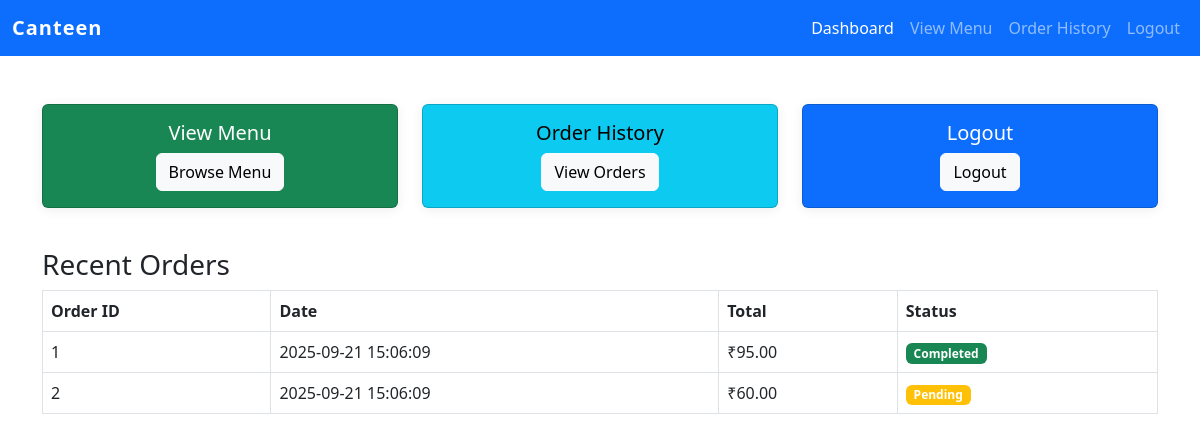
The app's page /frontend/student_dashboard.php (signed in) with its own data.
### tables this page shows
CREATE TABLE IF NOT EXISTS orders (
    order_id INT AUTO_INCREMENT PRIMARY KEY,  
    user_id INT NOT NULL,  
    order_date DATETIME DEFAULT CURRENT_TIMESTAMP,  
    total_amount DECIMAL(10,2) NOT NULL,  
    status ENUM('pending','completed','cancelled') DEFAULT 'pending',  
    FOREIGN KEY (user_id) REFERENCES users(user_id)  
);

### frontend/student_dashboard.php (the view, shortened to what this page needs)
<?php
require_once '../includes/db_connect.php';
$user_id = $_SESSION['user_id'];
$orders = [];
$stmt = $conn->prepare("SELECT order_id, order_date, total_amount, status FROM orders WHERE user_id = ? ORDER BY order_date DESC LIMIT 5");
$stmt->bind_param('i', $user_id);
$stmt->execute();
$stmt->bind_result($order_id, $order_date, $total_amount, $status);
while ($stmt->fetch()) {
    $orders[] = [
        'order_id' => $order_id,
        'order_date' => $order_date,
        'total_amount' => $total_amount,
        'status' => $status
    ];
}
?>
<!DOCTYPE html>
<html lang="en">
<head>
    <link rel="stylesheet" href="../assets/css/style.css">
    <link rel="stylesheet" href="https://cdn.jsdelivr.net/npm/bootstrap@5.3.0/dist/css/bootstrap.min.css">
</head>
<body>
<nav class="navbar navbar-expand-lg navbar-dark bg-primary">
  <div class="container-fluid">
    <a class="navbar-brand" href="#">Canteen</a>
    <div class="collapse navbar-collapse" id="navbarNav">
      <ul class="navbar-nav ms-auto">
        <li class="nav-item"><a class="nav-link active" href="student_dashboard.php">Dashboard</a></li>
        <li class="nav-item"><a class="nav-link" href="view_menu.php">View Menu</a></li>
        <li class="nav-item"><a class="nav-link" href="order_history.php">Order History</a></li>
        <li class="nav-item"><a class="nav-link" href="../backend/logout.php">Logout</a></li>
      </ul>
    </div>
  </div>
</nav>
<div class="container mt-5">
    <div class="row mb-4">
        <div class="col-md-4">
            <div class="card text-bg-success mb-3">
                <div class="card-body text-center">
                    <h5 class="card-title">View Menu</h5>
                    <a href="view_menu.php" class="btn btn-light">Browse Menu</a>
                </div>
            </div>
        </div>
        <div class="col-md-4">
            <div class="card text-bg-info mb-3">
                <div class="card-body text-center">
                    <h5 class="card-title">Order History</h5>
                    <a href="order_history.php" class="btn btn-light">View Orders</a>
                </div>
            </div>
        </div>
        <div class="col-md-4">
            <div class="card text-bg-primary mb-3">
                <div class="card-body text-center">
                    <h5 class="card-title">Logout</h5>
                    <a href="../backend/logout.php" class="btn btn-light">Logout</a>
                </div>
            </div>
        </div>
    </div>
    <h3>Recent Orders</h3>
    <table class="table table-bordered">
        <thead>
            <tr>
                <th>Order ID</th>
                <th>Date</th>
                <th>Total</th>
                <th>Status</th>
            </tr>
        </thead>
        <tbody>
            <?php foreach ($orders as $order): ?>
            <tr>
                <td><?= $order['order_id'] ?></td>
                <td><?= $order['order_date'] ?></td>
                <td>₹<?= number_format($order['total_amount'],2) ?></td>
                <td>
                    <?php
                    $badge = 'warning';
                    if ($order['status'] === 'completed') $badge = 'success';
                    ?>
                    <span class="badge bg-<?= $badge ?>"><?= ucfirst($order['status']) ?></span>
                </td>
            </tr>
            <?php endforeach; ?>
        </tbody>
    </table>
</div>
</body>
</html>

### assets/css/style.css (style rules this page uses)
.badge { font-size: 1em; padding: 0.5em 1em; border-radius: 12px; }
body { font-family: 'Segoe UI', Arial, sans-serif; background: #fafafa; }
.card { border-radius: 1rem; box-shadow: 0 2px 12px rgba(0,0,0,0.07); }
.table { font-size: 1rem; }
.navbar-brand { font-weight: 600; letter-spacing: 1px; }
.btn { border-radius: 0.5rem; font-weight: 500; }
.mb-4, .mb-5 { margin-bottom: 2rem !important; }
.mt-5 { margin-top: 2rem !important; }

### records on screen
orders: order_id "1", order_date "2025-09-21 15:06:09", total_amount "95.00", status "Completed"
orders: order_id "2", order_date "2025-09-21 15:06:09", total_amount "60.00", status "Pending"
